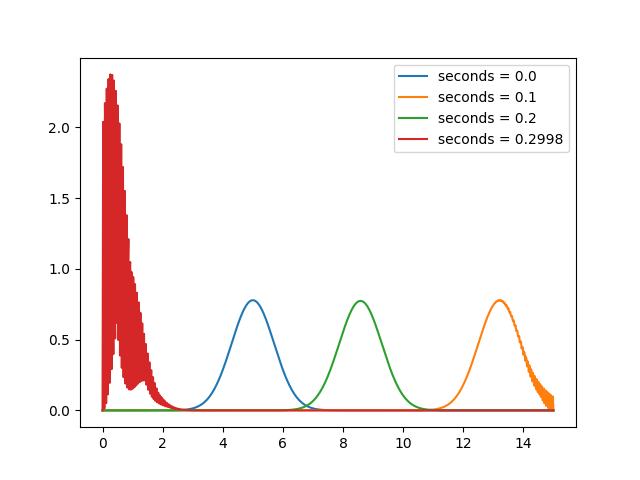

Generate this figure with Python:
# I'll start with 2. 
# psi(x, t=0) is an eigenstate of the hamiltonian (inside well) iff
# H(psi) = E*psi
# iff (-(hbar^2/2m)(d^2/dx^2)+V(x,t=0))psi = k0^2/(2m)*psi
#   hbar^2/2m = 1
#   V(x) = 0
#   d^2/dx^2 psi = (-1/2*(2x-10)+ik0)^2 * psi 
#       = (x^2 + 10x + 2ixk0 + 25 + (10i-1)k0) * psi
# iff d^2/dx^2 psi = k0^2/(2m) * psi iff false
# so, it is not an eigenstate

#1. 
import numpy as np
import scipy as sp
import scipy.sparse
import scipy.sparse.linalg
import matplotlib.pyplot as plt

k0 = 17*np.pi
sigma0 = 0.5
dx = 0.02; dt = dx**2/2
h = dt/(2*dx**2)
Nx = int(15/dx)+1; Nt = int(1/dt)+1
X = [np.linspace(0,15,Nx) for _ in range(Nt)]
def Psi0(x):
    return np.exp(-1/2*((x-5)**2+sigma0**2)+k0*x*1j)
def RePsi0(x):
    return np.real(Psi0(x))
def ImPsi0(x):
    return np.imag(Psi0(x))
PSI = [[Psi0(x) for x in X[0]]]
PSI[0][0] = 0; PSI[0][Nx-1] = 0

# know: PSI[t][0] = PSI[t][Nx] = 0 for all t

# du/dt = Dd^2u/dx^2 for D = -1/i = i, u = psi
# dpsi/dt = id^2psi/dx^2
#   dpsi/dt = Re(dpsi/dt) + Im(dpsi/dt)i
#   d^2psi/dx^2 = Re(d^2psi/dx^2) + Im(d^2psi/dx^2)i
# Re(dpsi/dt) + Im(dpsi/dt)i = i(Re(d^2psi/dx^2) + Im(d^2psi/dx^2)i)
# we have a system of 2 eqs to solve
# Re(dpsi/dt) = -Im(d^2psi/dx^2) 
# Im(dpsi/dt) = Re(d^2psi/dx^2) 

# Crank-Nicholson:
# u[n+1][j] - u[n][j]
#   = Ddt/(2dx^2)[
#     (u[n+1][j+1]-2u[n+1][j]+u[n+1][j-1])
#     +(u[n][j+1]-2u[n][j]+u[n][j-1])
#   ]
# find u[n+1]
#   h = dt/(2dx^2)
#   U[n] = the column vector { u[n][j] } for all points in space j
#   D = i
# -ihu[n+1][j+1] +(1+2ih)u[n+1][j] -ihu[n+1][j-1] 
#   = ihu[n][j+1]+(1-2ih)u[n][j]+ihu[n][j-1]
# tridiag(-ih,1+2ih,-ih)U[n+1] = tridiag(ih,1-2ih,ih)U[n]
#    Q                                P

def init_tridiagQ():
    diags = [-1j*h*np.ones(Nx-3),(1+2j*h)*np.ones(Nx-2),-1j*h * np.ones(Nx-3)]
    return sp.sparse.diags(diags,(-1,0,1), format="csr")

def init_tridiagP():
    diags = [1j*h*np.ones(Nx-3),(1-2j*h)*np.ones(Nx-2),1j*h * np.ones(Nx-3)]
    return sp.sparse.diags(diags,(-1,0,1), format="csr")
tQ = init_tridiagQ()
tP = init_tridiagP()
def cn(Un):
    # returns U[n+1], excluding the endpoints which are 0
    b = np.matmul(tP.toarray(),np.array(Un))
    return sp.sparse.linalg.spsolve(tQ,b)

print("to {}".format(len(X)))
for i,x in enumerate(X):
    if i % 1000 == 0:
        print(i)
    nextU = cn(PSI[i][1:-1])
    nextU =  np.concatenate(([0],nextU,[0]))
    PSI += [nextU]



# 3. plot ||psi||^2 vs x
numsecs = int(dt*(Nt-1)+1)
#timestep_indexes = np.array([int(a) for a in np.array(range(numsecs))/dt])
timestep_indexes = np.array([0, int(0.1/dt),int(0.2/dt),int(0.3/dt)])
for t in timestep_indexes:
    plt.plot(X[int(t)],[psi*np.conj(psi) for psi in PSI[int(t)]],label="seconds = {}".format(t*dt))
plt.legend()
plt.show()
